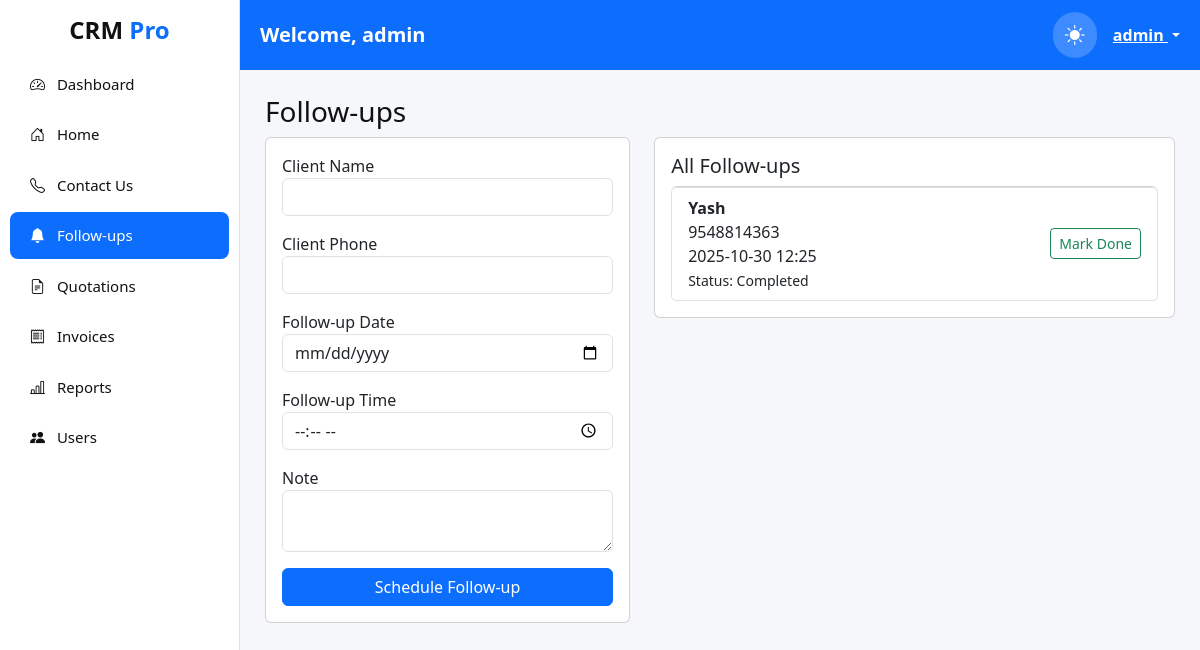
The page /followups (signed in) on the database its author committed.
### app/models.py (models this page shows, shortened)
class User(UserMixin, db.Model):
    id = db.Column(db.Integer, primary_key=True)
    username = db.Column(db.String(80), unique=True, nullable=False)
    password_hash = db.Column(db.String(128), nullable=False)
    role = db.Column(db.String(30), default=RoleEnum.Sales.value)

class FollowUp(db.Model):
    id = db.Column(db.Integer, primary_key=True)
    client_name = db.Column(db.String(100), nullable=False)
    client_phone = db.Column(db.String(15), nullable=False)
    followup_datetime = db.Column(db.DateTime, nullable=False)
    note = db.Column(db.Text)
    status = db.Column(db.String(20), default="pending")
    user_id = db.Column(db.Integer, db.ForeignKey("user.id"))

### app/routes.py (the view, shortened to what this page needs)
@app.route("/followups", methods=["GET", "POST"])
@login_required
@role_required("Sales", "Manager")
def followups():
    form = FollowUpForm()
    all_followups = FollowUp.query.order_by(FollowUp.followup_datetime.desc()).all()
    return render_template("followups.html", form=form, followups=all_followups)

### app/forms.py
class FollowUpForm(FlaskForm):
    client_name = StringField("Client Name", validators=[DataRequired()])
    client_phone = StringField("Client Phone", validators=[DataRequired()])
    followup_date = DateField("Follow-up Date", format="%Y-%m-%d", validators=[DataRequired()])
    followup_time = TimeField("Follow-up Time", format="%H:%M", validators=[DataRequired()])
    note = TextAreaField("Note")
    submit = SubmitField("Schedule Follow-up")

### app/__init__.py (called while the page is built)
def create_app():
    app = Flask(__name__, template_folder="templates", static_folder="static")
    from datetime import datetime
    @app.context_processor
    def inject_now():
        return {'current_year': datetime.now().year}
    app.config.from_object(Config)
    app.url_map.strict_slashes = False
    db.init_app(app)
    login_manager.init_app(app)
    with app.app_context():
        from . import routes, models
        db.create_all()
    return app

### app/models.py (called while the page is built)
@login_manager.user_loader
def load_user(user_id):
    return User.query.get(int(user_id))

### app/utils.py (called while the page is built)
def role_required(*roles):
    def wrapper(fn):
        @wraps(fn)
        def decorated_view(*args, **kwargs):
            if not current_user.is_authenticated:
                abort(401)
            if current_user.role not in roles and current_user.role != "Admin":
                abort(403)
            return fn(*args, **kwargs)
        return decorated_view
    return wrapper

### app/templates/followups.html (shortened to what this page needs)
{% extends "base.html" %}
{% block content %}
<h3>Follow-ups</h3>
<div class="row">
  <div class="col-md-5">
    <div class="card p-3">
      <form method="POST">
        <div class="mb-3">{{ form.client_name.label }} {{ form.client_name(class="form-control") }}</div>
        <div class="mb-3">{{ form.client_phone.label }} {{ form.client_phone(class="form-control") }}</div>
        <div class="mb-3">{{ form.followup_date.label }} {{ form.followup_date(class="form-control") }}</div>
        <div class="mb-3">{{ form.followup_time.label }} {{ form.followup_time(class="form-control") }}</div>
        <div class="mb-3">{{ form.note.label }} {{ form.note(class="form-control") }}</div>
        {{ form.submit(class="btn btn-primary w-100") }}
      </form>
    </div>
  </div>
  <div class="col-md-7">
    <div class="card p-3">
      <h5>All Follow-ups</h5>
      <ul class="list-group">
        {% for f in followups %}
        <li class="list-group-item d-flex justify-content-between align-items-center">
          <div>
            <b>{{ f.client_name }}</b><br>
            {{ f.client_phone }}<br>
            {{ f.followup_datetime.strftime('%Y-%m-%d %H:%M') }}<br>
            <small>Status: {{ f.status }}</small>
          </div>
          <div>
            {% if f.status != 'completed' %}
            <a href="{{ url_for('complete_followup', id=f.id) }}" class="btn btn-sm btn-outline-success">Mark Done</a>
            {% endif %}
          </div>
        </li>
        {% else %}
        <li class="list-group-item">No follow-ups yet</li>
        {% endfor %}
      </ul>
    </div>
  </div>
</div>
{% endblock %}

### app/templates/base.html (shortened to what this page needs)
<!DOCTYPE html>
<html lang="en" data-theme="light">
<head>
    <link href="https://cdn.jsdelivr.net/npm/bootstrap@5.3.3/dist/css/bootstrap.min.css" rel="stylesheet">
    <link href="https://cdn.jsdelivr.net/npm/bootstrap-icons@1.11.1/font/bootstrap-icons.css" rel="stylesheet">
</head>
<body>
<div class="sidebar">
    <h4 class="text-center fw-bold mb-3" style="color: var(--sidebar-text);">
        CRM <span class="text-primary">Pro</span>
    </h4>
    <a class="{% if request.path == '/dashboard' %}active{% endif %}" href="{{ url_for('dashboard') }}">
        <i class="bi bi-speedometer2 me-2"></i> Dashboard
    </a>
    <a class="{% if request.path == '/' %}active{% endif %}" href="{{ url_for('home') }}">
        <i class="bi bi-house-door me-2"></i> Home
    </a>
    <a class="{% if '/contact' in request.path %}active{% endif %}" href="{{ url_for('contact') }}">
    <i class="bi bi-telephone me-2"></i> Contact Us
</a>
    {% if current_user.role in ["Admin", "Sales"] %}
    <a class="{% if '/followups' in request.path %}active{% endif %}" href="{{ url_for('followups') }}">
        <i class="bi bi-bell-fill me-2"></i> Follow-ups
    </a>
    {% endif %}
    {% if current_user.role in ["Admin", "Sales", "Manager"] %}
    <a class="{% if '/quotations' in request.path %}active{% endif %}" href="{{ url_for('quotations') }}">
        <i class="bi bi-file-earmark-text me-2"></i> Quotations
    </a>
    {% endif %}
    {% if current_user.role in ["Admin", "Accountant", "Manager"] %}
    <a class="{% if '/invoices' in request.path %}active{% endif %}" href="{{ url_for('invoices') }}">
        <i class="bi bi-receipt me-2"></i> Invoices
    </a>
    {% endif %}
    {% if current_user.role in ["Admin", "Manager"] %}
    <a class="{% if '/reports' in request.path %}active{% endif %}" href="{{ url_for('reports') }}">
        <i class="bi bi-bar-chart-line me-2"></i> Reports
    </a>
    {% endif %}
    {% if current_user.role == "Admin" %}
    <a class="{% if '/users' in request.path %}active{% endif %}" href="{{ url_for('users') }}">
        <i class="bi bi-people-fill me-2"></i> Users
    </a>
    {% endif %}
</div>
<div class="topnav">
    <div class="fw-bold fs-5">Welcome, {{ current_user.username }}</div>
    <div class="d-flex align-items-center gap-3">
        <i class="bi bi-moon-stars-fill theme-toggle" id="themeBtn"></i>
        <div class="dropdown">
            <a class="text-white fw-semibold dropdown-toggle" data-bs-toggle="dropdown" href="#">
                {{ current_user.username }}
            </a>
        </div>
    </div>
</div>
<div class="content">
    {% block content %}
    {% endblock %}
</div>
</body>
</html>

### app/templates/base.html (style rules this page uses)
:root { --bg: #f5f7fb; --card: #ffffff; --text: #111; --nav: #0d6efd; --sidebar: #ffffff; --sidebar-text: #111; --border-color: #e1e1e1; }
body { background: var(--bg); color: var(--text); transition: 0.3s ease; }
.sidebar { width: 240px; height: 100vh; position: fixed; background: var(--sidebar); border-right: 1px solid var(--border-color); padding-top: 1rem; transition: 0.3s; }
.sidebar a { color: var(--sidebar-text); padding: 12px 20px; display: block; font-size: 15px; border-radius: 8px; margin: 4px 10px; text-decoration: none; }
.sidebar a.active { background: #0d6efd; color: #fff; }
.topnav { margin-left: 240px; background: var(--nav); padding: 12px 20px; color: white; display: flex; justify-content: space-between; align-items: center; }
.content { margin-left: 240px; padding: 25px; }
.theme-toggle { cursor: pointer; font-size: 20px; padding: 8px 12px; border-radius: 100px; background: rgba(255,255,255,0.2); }

### rows shown on the page
User: username "admin"
FollowUp: client_name "Yash", client_phone "9548814363", followup_datetime "2025-10-30 12:25", status "Completed"
